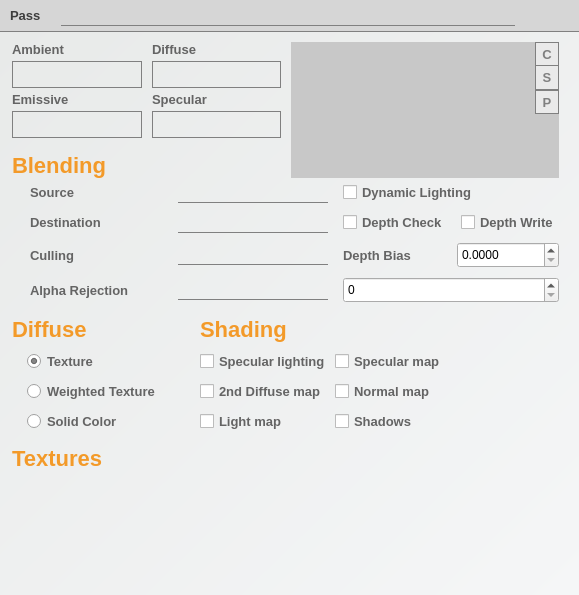
<?xml version="1.0" encoding="UTF-8"?>
<ui version="4.0">
 <class>RocketMaterialEditorWidget</class>
 <widget class="QWidget" name="RocketMaterialEditorWidget">
  <property name="geometry">
   <rect>
    <x>0</x>
    <y>0</y>
    <width>579</width>
    <height>595</height>
   </rect>
  </property>
  <property name="windowTitle">
   <string/>
  </property>
  <property name="styleSheet">
   <string notr="true">QFrame#frameTop {
	border: 0px;
	background-color: rgba(198, 198, 198, 150);
	border-bottom: 1px solid gray;
}

QFrame#frameMain {
	border: 0px;
	background-color: qlineargradient(spread:pad, x1:0, y1:0, x2:1, y2:1, stop:0 rgba(232, 234, 233, 255), stop:1 rgba(245, 246, 247, 255));
}

QLabel#colorsTitle, #blendingTitle, #lightingTitle, #shadersTitle, #texturesTitle, #optionsDiffuseTitle, #optionsSurfacingTitle {
	font-size: 22px;
	font-weight: bold;
	color: rgb(243,154,41);
	padding: 0px;
	padding-top: 10px;
}

QLabel#passTitle {
	color: rgb(62, 62, 62);
}

QPushButton#buttonAmbient, #buttonDiffuse, #buttonSpecular, #buttonEmissive {
	min-height: 25px;
	max-height: 25px;
	min-width: 45px;
	border-radius: 0px;
	background-color: transparent;
	font-size: 13px;
	border: 1px solid grey;
	color: rgb(100,100,100);
}

QPushButton#buttonAmbient:hover, #buttonDiffuse:hover, #buttonSpecular:hover, #buttonEmissive:hover {
	background-color: transparent;
}

QSpinBox, QDoubleSpinBox {
	min-height: 20px;
	max-height: 20px;
}

QLabel, QCheckBox, QRadioButton {
	font-family: &quot;Arial&quot;;
	font-size: 13px;
	color: rgb(100,100,100);
	font-weight: bold;
}

QCheckBox:hover {
	color: rgb(50,50,50);
}

/*
QCheckBox::indicator:unchecked {
	image: url(:/images/icon-unchecked.png);
}

QCheckBox::indicator:checked {
	image: url(:/images/icon-checked.png);
}
*/

QPushButton#buttonAmbient:pressed, #buttonDiffuse:pressed, #buttonSpecular:pressed, #buttonEmissive:pressed {
	border: 1px solid rgb(50,50,50);
}

QComboBox {
	border: 0px;
	border-bottom: 1px solid grey;
	font-family: &quot;Arial&quot;;
	font-size: 12px;
	color: rgb(65, 65, 65);
	font-weight: bold;
	padding-left: 0px;
    min-width: 90px;
	min-height: 20px;
	max-height: 20px;
	background-color: transparent;
}

QComboBox:hover {
	border-bottom: 1px solid black;
}

QComboBox:disabled, :disabled:hover {
	background-color: rgba(100,100,100,100);
}

QComboBox:down-arrow {
	image: url(':/images/icon-combobox-down-arrow.png');
	width:12px;
}

QComboBox::drop-down {
	subcontrol-origin: padding;
	subcontrol-position: center right;
	padding-right: 2px;
	width: 16px;
	max-height: 11px;
	border: 0px;
}

QComboBox QAbstractItemView {
	border: 1px solid grey;	
	background-color: rgb(255, 255, 255);
	selection-background-color: rgba(230,230,230,120);
	selection-color: black;
	padding: 0px;
}

QLabel#renderTargetWidget {
	background-color: rgb(200,200,200);
	border: 0px;
	margin: 0px;
}

QFrame#framePrefabFiller {
	background-color: rgb(200,200,200);
	border: 0px;
	margin: 0px;
}</string>
  </property>
  <layout class="QVBoxLayout" name="verticalLayout">
   <property name="spacing">
    <number>0</number>
   </property>
   <property name="margin">
    <number>0</number>
   </property>
   <item>
    <widget class="QFrame" name="frameTop">
     <property name="frameShape">
      <enum>QFrame::StyledPanel</enum>
     </property>
     <property name="frameShadow">
      <enum>QFrame::Raised</enum>
     </property>
     <layout class="QHBoxLayout" name="horizontalLayout">
      <property name="spacing">
       <number>20</number>
      </property>
      <property name="leftMargin">
       <number>10</number>
      </property>
      <property name="topMargin">
       <number>5</number>
      </property>
      <property name="rightMargin">
       <number>10</number>
      </property>
      <property name="bottomMargin">
       <number>5</number>
      </property>
      <item>
       <widget class="QLabel" name="passTitle">
        <property name="text">
         <string>Pass</string>
        </property>
       </widget>
      </item>
      <item>
       <widget class="QComboBox" name="passComboBox">
        <property name="sizePolicy">
         <sizepolicy hsizetype="Expanding" vsizetype="Fixed">
          <horstretch>0</horstretch>
          <verstretch>0</verstretch>
         </sizepolicy>
        </property>
        <property name="maxVisibleItems">
         <number>10</number>
        </property>
       </widget>
      </item>
      <item>
       <widget class="QPushButton" name="helpMaterials">
        <property name="toolTip">
         <string>Open Ogre material manual</string>
        </property>
        <property name="styleSheet">
         <string notr="true">QPushButton {
	background-color: transparent;
	border: 0px; 
	padding: 3px;
	min-width: 28px;
	max-width: 28px;
}

QPushButton:hover {
	color: black;
	border: 1px solid rgb(243,154,41);
}</string>
        </property>
        <property name="text">
         <string/>
        </property>
        <property name="icon">
         <iconset resource="RocketPlugin.qrc">
          <normaloff>:/images/icon-questionmark.png</normaloff>:/images/icon-questionmark.png</iconset>
        </property>
        <property name="iconSize">
         <size>
          <width>16</width>
          <height>16</height>
         </size>
        </property>
       </widget>
      </item>
     </layout>
    </widget>
   </item>
   <item>
    <widget class="QFrame" name="frameMain">
     <property name="sizePolicy">
      <sizepolicy hsizetype="Expanding" vsizetype="Expanding">
       <horstretch>0</horstretch>
       <verstretch>0</verstretch>
      </sizepolicy>
     </property>
     <property name="frameShape">
      <enum>QFrame::StyledPanel</enum>
     </property>
     <property name="frameShadow">
      <enum>QFrame::Raised</enum>
     </property>
     <layout class="QVBoxLayout" name="verticalLayout_2" stretch="0,0,0,0,0,0,10">
      <property name="spacing">
       <number>4</number>
      </property>
      <property name="leftMargin">
       <number>12</number>
      </property>
      <property name="topMargin">
       <number>0</number>
      </property>
      <property name="rightMargin">
       <number>20</number>
      </property>
      <property name="bottomMargin">
       <number>12</number>
      </property>
      <item>
       <layout class="QHBoxLayout" name="horizontalLayout_5"/>
      </item>
      <item>
       <layout class="QHBoxLayout" name="horizontalLayout_7">
        <property name="spacing">
         <number>10</number>
        </property>
        <property name="topMargin">
         <number>10</number>
        </property>
        <item>
         <widget class="QFrame" name="colorsFrame">
          <property name="frameShape">
           <enum>QFrame::NoFrame</enum>
          </property>
          <property name="frameShadow">
           <enum>QFrame::Plain</enum>
          </property>
          <property name="lineWidth">
           <number>0</number>
          </property>
          <layout class="QVBoxLayout" name="verticalLayout_3">
           <property name="spacing">
            <number>4</number>
           </property>
           <property name="margin">
            <number>0</number>
           </property>
           <item>
            <layout class="QHBoxLayout" name="layoutColorTitles">
             <property name="spacing">
              <number>10</number>
             </property>
             <property name="leftMargin">
              <number>0</number>
             </property>
             <item>
              <widget class="QLabel" name="labelAmbient">
               <property name="sizePolicy">
                <sizepolicy hsizetype="Expanding" vsizetype="Preferred">
                 <horstretch>0</horstretch>
                 <verstretch>0</verstretch>
                </sizepolicy>
               </property>
               <property name="text">
                <string>Ambient</string>
               </property>
              </widget>
             </item>
             <item>
              <widget class="QLabel" name="labelDiffuse">
               <property name="sizePolicy">
                <sizepolicy hsizetype="Expanding" vsizetype="Preferred">
                 <horstretch>0</horstretch>
                 <verstretch>0</verstretch>
                </sizepolicy>
               </property>
               <property name="text">
                <string>Diffuse</string>
               </property>
              </widget>
             </item>
            </layout>
           </item>
           <item>
            <layout class="QHBoxLayout" name="layoutColorButtons">
             <property name="spacing">
              <number>10</number>
             </property>
             <property name="leftMargin">
              <number>0</number>
             </property>
             <item>
              <widget class="QPushButton" name="buttonAmbient">
               <property name="sizePolicy">
                <sizepolicy hsizetype="Expanding" vsizetype="Fixed">
                 <horstretch>0</horstretch>
                 <verstretch>0</verstretch>
                </sizepolicy>
               </property>
               <property name="cursor">
                <cursorShape>PointingHandCursor</cursorShape>
               </property>
               <property name="text">
                <string/>
               </property>
              </widget>
             </item>
             <item>
              <widget class="QPushButton" name="buttonDiffuse">
               <property name="sizePolicy">
                <sizepolicy hsizetype="Expanding" vsizetype="Fixed">
                 <horstretch>0</horstretch>
                 <verstretch>0</verstretch>
                </sizepolicy>
               </property>
               <property name="cursor">
                <cursorShape>PointingHandCursor</cursorShape>
               </property>
               <property name="text">
                <string/>
               </property>
              </widget>
             </item>
            </layout>
           </item>
           <item>
            <layout class="QHBoxLayout" name="layoutColorTitles_2">
             <property name="spacing">
              <number>10</number>
             </property>
             <property name="leftMargin">
              <number>0</number>
             </property>
             <item>
              <widget class="QLabel" name="labelEmissive">
               <property name="sizePolicy">
                <sizepolicy hsizetype="Expanding" vsizetype="Preferred">
                 <horstretch>0</horstretch>
                 <verstretch>0</verstretch>
                </sizepolicy>
               </property>
               <property name="text">
                <string>Emissive</string>
               </property>
              </widget>
             </item>
             <item>
              <widget class="QLabel" name="labelSpecular">
               <property name="sizePolicy">
                <sizepolicy hsizetype="Expanding" vsizetype="Preferred">
                 <horstretch>0</horstretch>
                 <verstretch>0</verstretch>
                </sizepolicy>
               </property>
               <property name="text">
                <string>Specular</string>
               </property>
              </widget>
             </item>
            </layout>
           </item>
           <item>
            <layout class="QHBoxLayout" name="horizontalLayout_6">
             <property name="spacing">
              <number>10</number>
             </property>
             <property name="leftMargin">
              <number>0</number>
             </property>
             <property name="topMargin">
              <number>0</number>
             </property>
             <item>
              <widget class="QPushButton" name="buttonSpecular">
               <property name="sizePolicy">
                <sizepolicy hsizetype="Expanding" vsizetype="Fixed">
                 <horstretch>0</horstretch>
                 <verstretch>0</verstretch>
                </sizepolicy>
               </property>
               <property name="cursor">
                <cursorShape>PointingHandCursor</cursorShape>
               </property>
               <property name="text">
                <string/>
               </property>
              </widget>
             </item>
             <item>
              <widget class="QPushButton" name="buttonEmissive">
               <property name="sizePolicy">
                <sizepolicy hsizetype="Expanding" vsizetype="Fixed">
                 <horstretch>0</horstretch>
                 <verstretch>0</verstretch>
                </sizepolicy>
               </property>
               <property name="cursor">
                <cursorShape>PointingHandCursor</cursorShape>
               </property>
               <property name="text">
                <string/>
               </property>
              </widget>
             </item>
            </layout>
           </item>
           <item>
            <spacer name="verticalSpacer_3">
             <property name="orientation">
              <enum>Qt::Vertical</enum>
             </property>
             <property name="sizeHint" stdset="0">
              <size>
               <width>1</width>
               <height>1</height>
              </size>
             </property>
            </spacer>
           </item>
           <item>
            <widget class="QLabel" name="blendingTitle">
             <property name="text">
              <string>Blending</string>
             </property>
             <property name="indent">
              <number>0</number>
             </property>
            </widget>
           </item>
          </layout>
         </widget>
        </item>
        <item>
         <layout class="QHBoxLayout" name="horizontalLayout_8">
          <property name="spacing">
           <number>0</number>
          </property>
          <item>
           <widget class="QLabel" name="renderTargetWidget">
            <property name="sizePolicy">
             <sizepolicy hsizetype="Expanding" vsizetype="Preferred">
              <horstretch>0</horstretch>
              <verstretch>0</verstretch>
             </sizepolicy>
            </property>
            <property name="contextMenuPolicy">
             <enum>Qt::NoContextMenu</enum>
            </property>
            <property name="text">
             <string/>
            </property>
            <property name="alignment">
             <set>Qt::AlignLeading|Qt::AlignLeft|Qt::AlignTop</set>
            </property>
            <property name="indent">
             <number>0</number>
            </property>
            <property name="textInteractionFlags">
             <set>Qt::NoTextInteraction</set>
            </property>
           </widget>
          </item>
          <item>
           <layout class="QVBoxLayout" name="prefabLayout">
            <property name="spacing">
             <number>0</number>
            </property>
            <item>
             <widget class="QPushButton" name="prefabCube">
              <property name="minimumSize">
               <size>
                <width>24</width>
                <height>24</height>
               </size>
              </property>
              <property name="maximumSize">
               <size>
                <width>24</width>
                <height>24</height>
               </size>
              </property>
              <property name="toolTip">
               <string>Cube Preview</string>
              </property>
              <property name="styleSheet">
               <string notr="true">QPushButton {
	font-family: &quot;Courier New&quot;;
	font-size: 13px;
	font-weight: bold;
	color: grey;
	border: 1px solid grey; 
	background-color: rgb(234, 234, 234);
}

QPushButton:hover:!checked {
	color: black;
}

QPushButton:checked {
	color: white;
	background-color: grey;
}</string>
              </property>
              <property name="text">
               <string>C</string>
              </property>
              <property name="checkable">
               <bool>true</bool>
              </property>
              <property name="checked">
               <bool>true</bool>
              </property>
              <property name="autoExclusive">
               <bool>true</bool>
              </property>
             </widget>
            </item>
            <item>
             <widget class="QPushButton" name="prefabSphere">
              <property name="minimumSize">
               <size>
                <width>24</width>
                <height>24</height>
               </size>
              </property>
              <property name="maximumSize">
               <size>
                <width>24</width>
                <height>24</height>
               </size>
              </property>
              <property name="toolTip">
               <string>Sphere Preview</string>
              </property>
              <property name="styleSheet">
               <string notr="true">QPushButton {
	font-family: &quot;Courier New&quot;;
	font-size: 13px;
	font-weight: bold;
	color: grey;
	border: 1px solid grey;
	border-top: 0px;
	background-color: rgb(234, 234, 234);
}

QPushButton:hover:!checked {
	color: black;
}

QPushButton:checked {
	color: white;
	background-color: grey;
}</string>
              </property>
              <property name="text">
               <string>S</string>
              </property>
              <property name="checkable">
               <bool>true</bool>
              </property>
              <property name="checked">
               <bool>false</bool>
              </property>
              <property name="autoExclusive">
               <bool>true</bool>
              </property>
             </widget>
            </item>
            <item>
             <widget class="QPushButton" name="prefabPlane">
              <property name="minimumSize">
               <size>
                <width>24</width>
                <height>24</height>
               </size>
              </property>
              <property name="maximumSize">
               <size>
                <width>24</width>
                <height>24</height>
               </size>
              </property>
              <property name="toolTip">
               <string>Plane Preview</string>
              </property>
              <property name="styleSheet">
               <string notr="true">QPushButton {
	font-family: &quot;Courier New&quot;;
	font-size: 13px;
	font-weight: bold;
	color: grey;
	border: 1px solid grey; 
	background-color: rgb(234, 234, 234);
}

QPushButton:hover:!checked {
	color: black;
}

QPushButton:checked {
	color: white;
	background-color: grey;
}</string>
              </property>
              <property name="text">
               <string>P</string>
              </property>
              <property name="checkable">
               <bool>true</bool>
              </property>
              <property name="checked">
               <bool>false</bool>
              </property>
              <property name="autoExclusive">
               <bool>true</bool>
              </property>
             </widget>
            </item>
            <item>
             <widget class="QFrame" name="framePrefabFiller">
              <property name="styleSheet">
               <string notr="true"/>
              </property>
              <property name="frameShape">
               <enum>QFrame::NoFrame</enum>
              </property>
              <property name="frameShadow">
               <enum>QFrame::Plain</enum>
              </property>
              <property name="lineWidth">
               <number>0</number>
              </property>
             </widget>
            </item>
           </layout>
          </item>
         </layout>
        </item>
       </layout>
      </item>
      <item>
       <layout class="QGridLayout" name="gridLayout_2">
        <property name="horizontalSpacing">
         <number>15</number>
        </property>
        <property name="verticalSpacing">
         <number>9</number>
        </property>
        <property name="leftMargin">
         <number>0</number>
        </property>
        <property name="bottomMargin">
         <number>0</number>
        </property>
        <item row="1" column="1">
         <widget class="QComboBox" name="blendDestComboBox">
          <property name="sizePolicy">
           <sizepolicy hsizetype="Expanding" vsizetype="Fixed">
            <horstretch>0</horstretch>
            <verstretch>0</verstretch>
           </sizepolicy>
          </property>
         </widget>
        </item>
        <item row="1" column="2">
         <layout class="QHBoxLayout" name="horizontalLayout_2">
          <property name="spacing">
           <number>12</number>
          </property>
          <item>
           <widget class="QCheckBox" name="depthCheckCheckBox">
            <property name="text">
             <string>Depth Check</string>
            </property>
           </widget>
          </item>
          <item>
           <widget class="QCheckBox" name="depthWriteCheckBox">
            <property name="text">
             <string>Depth Write</string>
            </property>
           </widget>
          </item>
         </layout>
        </item>
        <item row="2" column="1">
         <widget class="QComboBox" name="cullingComboBox">
          <property name="sizePolicy">
           <sizepolicy hsizetype="Expanding" vsizetype="Fixed">
            <horstretch>0</horstretch>
            <verstretch>0</verstretch>
           </sizepolicy>
          </property>
         </widget>
        </item>
        <item row="2" column="2">
         <layout class="QHBoxLayout" name="horizontalLayout_3">
          <property name="spacing">
           <number>12</number>
          </property>
          <item>
           <widget class="QLabel" name="blendDestLabel_2">
            <property name="sizePolicy">
             <sizepolicy hsizetype="Expanding" vsizetype="Preferred">
              <horstretch>0</horstretch>
              <verstretch>0</verstretch>
             </sizepolicy>
            </property>
            <property name="styleSheet">
             <string notr="true"/>
            </property>
            <property name="text">
             <string>Depth Bias</string>
            </property>
           </widget>
          </item>
          <item>
           <widget class="QDoubleSpinBox" name="depthBiasSpinBox">
            <property name="sizePolicy">
             <sizepolicy hsizetype="Expanding" vsizetype="Fixed">
              <horstretch>0</horstretch>
              <verstretch>0</verstretch>
             </sizepolicy>
            </property>
            <property name="decimals">
             <number>4</number>
            </property>
            <property name="maximum">
             <double>1.000000000000000</double>
            </property>
            <property name="singleStep">
             <double>0.001000000000000</double>
            </property>
           </widget>
          </item>
         </layout>
        </item>
        <item row="1" column="0">
         <widget class="QLabel" name="blendDestLabel">
          <property name="sizePolicy">
           <sizepolicy hsizetype="Minimum" vsizetype="Preferred">
            <horstretch>0</horstretch>
            <verstretch>0</verstretch>
           </sizepolicy>
          </property>
          <property name="minimumSize">
           <size>
            <width>80</width>
            <height>0</height>
           </size>
          </property>
          <property name="styleSheet">
           <string notr="true">padding-left: 15px;</string>
          </property>
          <property name="text">
           <string>Destination</string>
          </property>
         </widget>
        </item>
        <item row="0" column="0">
         <widget class="QLabel" name="blendSourceLabel">
          <property name="sizePolicy">
           <sizepolicy hsizetype="Minimum" vsizetype="Preferred">
            <horstretch>0</horstretch>
            <verstretch>0</verstretch>
           </sizepolicy>
          </property>
          <property name="minimumSize">
           <size>
            <width>80</width>
            <height>0</height>
           </size>
          </property>
          <property name="styleSheet">
           <string notr="true">padding-left: 15px;</string>
          </property>
          <property name="text">
           <string>Source</string>
          </property>
         </widget>
        </item>
        <item row="2" column="0">
         <widget class="QLabel" name="cullingLabel">
          <property name="sizePolicy">
           <sizepolicy hsizetype="Minimum" vsizetype="Preferred">
            <horstretch>0</horstretch>
            <verstretch>0</verstretch>
           </sizepolicy>
          </property>
          <property name="minimumSize">
           <size>
            <width>80</width>
            <height>0</height>
           </size>
          </property>
          <property name="styleSheet">
           <string notr="true">padding-left: 15px;</string>
          </property>
          <property name="text">
           <string>Culling</string>
          </property>
         </widget>
        </item>
        <item row="0" column="2">
         <widget class="QCheckBox" name="lightingCheckBox">
          <property name="text">
           <string>Dynamic Lighting</string>
          </property>
         </widget>
        </item>
        <item row="0" column="1">
         <widget class="QComboBox" name="blendSourceComboBox">
          <property name="sizePolicy">
           <sizepolicy hsizetype="Expanding" vsizetype="Fixed">
            <horstretch>0</horstretch>
            <verstretch>0</verstretch>
           </sizepolicy>
          </property>
         </widget>
        </item>
        <item row="3" column="2">
         <layout class="QHBoxLayout" name="horizontalLayout_10">
          <property name="topMargin">
           <number>0</number>
          </property>
          <item>
           <widget class="QSpinBox" name="alphaRejectionSpinBox">
            <property name="toolTip">
             <string>Alpha rejection value in the range of 0-255</string>
            </property>
            <property name="maximum">
             <number>255</number>
            </property>
           </widget>
          </item>
         </layout>
        </item>
        <item row="3" column="0">
         <widget class="QLabel" name="alphaRejectionLabel">
          <property name="sizePolicy">
           <sizepolicy hsizetype="Expanding" vsizetype="Preferred">
            <horstretch>0</horstretch>
            <verstretch>0</verstretch>
           </sizepolicy>
          </property>
          <property name="styleSheet">
           <string notr="true">padding-left: 15px;</string>
          </property>
          <property name="text">
           <string>Alpha Rejection</string>
          </property>
         </widget>
        </item>
        <item row="3" column="1">
         <widget class="QComboBox" name="alphaRejectionComboBox">
          <property name="sizePolicy">
           <sizepolicy hsizetype="Expanding" vsizetype="Fixed">
            <horstretch>0</horstretch>
            <verstretch>0</verstretch>
           </sizepolicy>
          </property>
          <property name="toolTip">
           <string>Alpha rejection function</string>
          </property>
         </widget>
        </item>
       </layout>
      </item>
      <item>
       <layout class="QGridLayout" name="gridLayout">
        <property name="verticalSpacing">
         <number>9</number>
        </property>
        <item row="0" column="0">
         <widget class="QLabel" name="optionsDiffuseTitle">
          <property name="text">
           <string>Diffuse</string>
          </property>
          <property name="indent">
           <number>0</number>
          </property>
         </widget>
        </item>
        <item row="1" column="0">
         <widget class="QRadioButton" name="radioButtonDiffuseTexture">
          <property name="styleSheet">
           <string notr="true">padding-left: 15px;</string>
          </property>
          <property name="text">
           <string>Texture</string>
          </property>
          <property name="checked">
           <bool>true</bool>
          </property>
         </widget>
        </item>
        <item row="2" column="0">
         <widget class="QRadioButton" name="radioButtonDiffuseWeighted">
          <property name="styleSheet">
           <string notr="true">padding-left: 15px;</string>
          </property>
          <property name="text">
           <string>Weighted Texture</string>
          </property>
         </widget>
        </item>
        <item row="0" column="2">
         <widget class="QLabel" name="optionsSurfacingTitle">
          <property name="text">
           <string>Shading</string>
          </property>
          <property name="indent">
           <number>0</number>
          </property>
         </widget>
        </item>
        <item row="3" column="0">
         <widget class="QRadioButton" name="radioButtonDiffuseSolidColor">
          <property name="styleSheet">
           <string notr="true">padding-left: 15px;</string>
          </property>
          <property name="text">
           <string>Solid Color</string>
          </property>
         </widget>
        </item>
        <item row="0" column="1">
         <spacer name="horizontalSpacer">
          <property name="orientation">
           <enum>Qt::Horizontal</enum>
          </property>
          <property name="sizeType">
           <enum>QSizePolicy::Fixed</enum>
          </property>
          <property name="sizeHint" stdset="0">
           <size>
            <width>40</width>
            <height>1</height>
           </size>
          </property>
         </spacer>
        </item>
        <item row="3" column="3">
         <widget class="QCheckBox" name="checkBoxShadingShadows">
          <property name="sizePolicy">
           <sizepolicy hsizetype="Expanding" vsizetype="Fixed">
            <horstretch>0</horstretch>
            <verstretch>0</verstretch>
           </sizepolicy>
          </property>
          <property name="text">
           <string>Shadows</string>
          </property>
         </widget>
        </item>
        <item row="3" column="2">
         <widget class="QCheckBox" name="checkBoxShadingLightMap">
          <property name="sizePolicy">
           <sizepolicy hsizetype="Minimum" vsizetype="Expanding">
            <horstretch>0</horstretch>
            <verstretch>0</verstretch>
           </sizepolicy>
          </property>
          <property name="text">
           <string>Light map</string>
          </property>
         </widget>
        </item>
        <item row="1" column="2">
         <widget class="QCheckBox" name="checkBoxShadingSpecLight">
          <property name="text">
           <string>Specular lighting</string>
          </property>
         </widget>
        </item>
        <item row="1" column="3">
         <widget class="QCheckBox" name="checkBoxShadingSpecMap">
          <property name="text">
           <string>Specular map</string>
          </property>
         </widget>
        </item>
        <item row="2" column="2">
         <widget class="QCheckBox" name="checkBoxShadingMultiDiffuse">
          <property name="text">
           <string>2nd Diffuse map</string>
          </property>
         </widget>
        </item>
        <item row="2" column="3">
         <widget class="QCheckBox" name="checkBoxShadingNormalMap">
          <property name="text">
           <string>Normal map</string>
          </property>
         </widget>
        </item>
       </layout>
      </item>
      <item>
       <widget class="QLabel" name="texturesTitle">
        <property name="text">
         <string>Textures</string>
        </property>
        <property name="indent">
         <number>0</number>
        </property>
       </widget>
      </item>
      <item>
       <layout class="QVBoxLayout" name="texturesLayout">
        <property name="spacing">
         <number>10</number>
        </property>
        <property name="leftMargin">
         <number>0</number>
        </property>
       </layout>
      </item>
      <item>
       <spacer name="verticalSpacer">
        <property name="orientation">
         <enum>Qt::Vertical</enum>
        </property>
        <property name="sizeHint" stdset="0">
         <size>
          <width>1</width>
          <height>1</height>
         </size>
        </property>
       </spacer>
      </item>
     </layout>
    </widget>
   </item>
  </layout>
 </widget>
 <resources>
  <include location="RocketPlugin.qrc"/>
 </resources>
 <connections/>
</ui>
